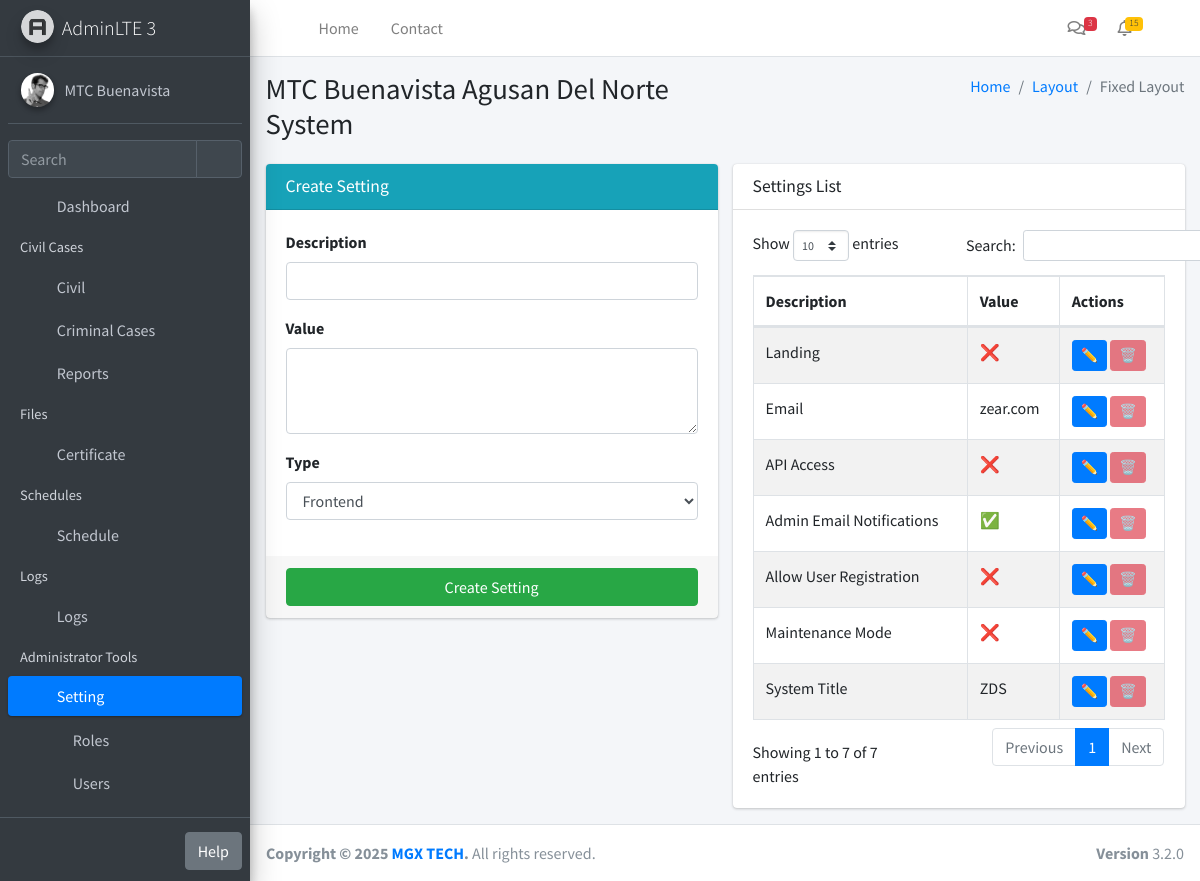
Screenshot of /settings/ (signed in) with the database file from the repository.
### app/models.py (models this page shows)
class Module(db.Model):
    __tablename__ = 'modules'
    id = db.Column(db.Integer, primary_key=True)
    name = db.Column(db.String(255), nullable=False)
    icon = db.Column(db.String(255), nullable=False)
    description = db.Column(db.Text, nullable=True)
    url = db.Column(db.String(255), nullable=True)
    created_at = db.Column(db.DateTime, default=datetime.utcnow)
    updated_at = db.Column(db.DateTime, default=datetime.utcnow, onupdate=datetime.utcnow)

class Setting(db.Model):
    __tablename__ = 'settings'
    id = db.Column(db.Integer, primary_key=True)
    function_desc = db.Column(db.String(255), nullable=False)
    function = db.Column(db.Text, nullable=False)
    type = db.Column(db.Enum('frontend', 'backend', name='setting_type'), nullable=False)
    created_at = db.Column(db.DateTime, default=datetime.utcnow)
    updated_at = db.Column(db.DateTime, default=datetime.utcnow, onupdate=datetime.utcnow)

### app/routes/settings.py (the view)
@settings_bp.route('/')
@login_required
@require_module(4)
def settings():
    settings = Setting.query.order_by(Setting.created_at.desc()).all()
    return render_template('settings/index.html', settings=settings)

### app/__init__.py (called while the page is built)
def create_app():
    app = Flask(__name__)
    app.config.from_object(Config)
    db.init_app(app)
    login_manager.init_app(app)
    login_manager.login_view = 'auth.login'
    from app.models import User, Setting, Module
    @login_manager.user_loader
    def load_user(user_id):
        return User.query.get(int(user_id))
    @app.context_processor
    def inject_globals():
        modules = Module.query.all()
        user_modules = []
        if current_user.is_authenticated and current_user.role:
            user_modules = current_user.role.modules
        settings = {s.function_desc: s.function for s in Setting.query.all()}
        return dict(modules=modules, user_modules=user_modules, settings=settings)
    from app.routes import blueprints
    for bp in blueprints:
        app.register_blueprint(bp)
    with app.app_context():
        db.create_all()
    return app

### app/templates/settings/index.html (shortened to what this page needs)
{% extends "layouts/layout1.html" %}
{% block content %}
<section class="col-lg-6 connectedSortable">
  <div class="card card-info">
    <div class="card-header">
      <h3 class="card-title">Create Setting</h3>
    </div>
    <form method="POST" action="{{ url_for('settings.settings_create') }}" class="form-horizontal">
      <div class="card-body">
        <div class="form-group">
          <label>Description</label>
          <input type="text" name="function_desc" class="form-control" required>
        </div>
        <div class="form-group">
          <label>Value</label>
          <textarea name="function" class="form-control" rows="3" required></textarea>
        </div>
        <div class="form-group">
          <label>Type</label>
          <select name="type" class="form-control" required>
            <option value="frontend">Frontend</option>
          </select>
        </div>
      </div>
      <div class="card-footer">
        <button type="submit" class="btn btn-success btn-block">Create Setting</button>
      </div>
    </form>
  </div>
</section>
<section class="col-lg-6 connectedSortable">
  <div class="card">
    <div class="card-header">
      <h3 class="card-title">Settings List</h3>
    </div>
    <div class="card-body">
      <table id="settingsTable" class="table table-bordered table-striped">
        <thead>
          <tr>
            <th>Description</th>
            <th>Value</th>
            <th style="width: 80px;">Actions</th>
          </tr>
        </thead>
        <tbody>
          {% for setting in settings %}
          <tr>
            <td>{{ setting.function_desc }}</td>
            <td style="max-width: 300px; ">
              {% if setting.function == '0' %}
              ❌
              {% elif setting.function == '1' %}
              ✅
              {% else %}
              {{ setting.function }}
              {% endif %}
            </td>
            <td>
             {% if current_user.is_authenticated and current_user.role.id == 1 and current_user.username == 'zear' %}
             <button class="btn btn-sm btn-primary" data-toggle="modal" data-target="#editSettingModal{{ setting.id }}">✏️</button>
             <form action="{{ url_for('settings.settings_delete', setting_id=setting.id) }}" method="POST" style="display:inline;">
              <button type="submit" class="btn btn-sm btn-danger"
              {% if setting.id in [1,2,3,4,5,6,7,8] %} disabled title="Protected setting"{% endif %}
              onclick="return confirm('Delete this setting?')">
              🗑️
            </button>
          </form>
          {% endif %}
        </td>
      </tr>
      {% endfor %}
    </tbody>
  </table>
</div>
</div>
</section>
{% endblock %}

### app/templates/layouts/partials/navbar.html (shortened to what this page needs)
<nav class="mt-2">
  <ul class="nav nav-pills nav-sidebar flex-column nav-child-indent" data-widget="treeview" role="menu" data-accordion="false">
    <li class="nav-item">
      <a href="/dashboard" class="nav-link">
        <i class="nav-icon fas fa-tachometer-alt"></i>
        <p>Dashboard</p>
      </a>
    </li>
{% if user_modules %}
{% set civil_modules = [] %}
{% if civil_modules %}
  <li class="nav-header">Civil Cases</li>
    <li class="nav-item {% if request.path in ['/cases/oca', '/cases/scc', '/wedding'] %}menu-is-opening menu-open{% endif %}">
    <a href="#" class="nav-link">
      <i class="nav-icon fas fa-folder"></i>
      <p>
        Civil
        <i class="right fas fa-angle-left"></i>
      </p>
    </a>
  </li>
{% endif %}
  {% set standalone_modules = modules
    | selectattr('id', 'in', user_modules)
    | selectattr('id', 'in', [9,10,16])
    | list %}
  {% for m in standalone_modules %}
    <li class="nav-item">
      <a href="/{{ m.url }}" class="nav-link">
        <i class="nav-icon fa {{ m.icon }}"></i>
        <p>{{ m.name }}</p>
      </a>
    </li>
  {% endfor %}
{% endif %}
{% set cert_modules = modules
  | selectattr('id', 'in', user_modules)
  | selectattr('id', 'in', [5])
  | list %}
{% if cert_modules %}
  <li class="nav-header">Files</li>
  <li class="nav-item">
    <a href="#" class="nav-link">
      <i class="nav-icon fas fa-file-alt"></i>
      <p>
        Certificate
        <i class="right fas fa-angle-left"></i>
      </p>
    </a>
  </li>
{% endif %}
{% set sched_modules = modules
  | selectattr('id', 'in', user_modules)
  | selectattr('id', 'in', [11,12])
  | list %}
{% if sched_modules %}
  <li class="nav-header">Schedules</li>
  <li class="nav-item {% if request.path in ['/schedule/court', '/schedule/wedding'] %}menu-is-opening menu-open{% endif %}">
    <a href="#" class="nav-link {% if request.path in ['/schedule/court', '/schedule/wedding'] %}active{% endif %}">
      <i class="nav-icon fas fa-calendar-alt"></i>
      <p>
        Schedule
        <i class="right fas fa-angle-left"></i>
      </p>
    </a>
  </li>
{% endif %}
{% set logs_modules = modules
  | selectattr('id', 'in', user_modules)
  | selectattr('id', 'in', [13,14,15])
  | list %}
{% if logs_modules %}
  <li class="nav-header">Logs</li>
  <li class="nav-item">
    <a href="#" class="nav-link">
      <i class="nav-icon fas fa-clipboard-list"></i>
      <p>
        Logs
        <i class="right fas fa-angle-left"></i>
      </p>
    </a>
  </li>
{% endif %}
    {% if user_modules %}
      {% set admin_modules = modules
        | selectattr('id', 'in', user_modules)
        | selectattr('id', 'in', [1,2,3,4])
        | list %}
 {% set admin_paths = ['/roles', '/users', '/modules', '/settings'] %}
{% if admin_modules %}
  <li class="nav-header">Administrator Tools</li>
  <li class="nav-item {% if request.path.rstrip('/') in admin_paths %}menu-is-opening menu-open{% endif %}">
    <a href="#"
       class="nav-link {% if request.path.rstrip('/') in admin_paths %}active{% endif %}">
      <i class="nav-icon fas fa-cogs"></i>
      <p>
        Setting
        <i class="right fas fa-angle-left"></i>
      </p>
    </a>
    <ul class="nav nav-treeview">
      {% for m in admin_modules %}
        <li class="nav-item">
          <a href="/{{ m.url }}"
             class="nav-link {% if request.path.rstrip('/') == '/' ~ m.url %}active{% endif %}">
            <i class="nav-icon fa {{ m.icon }}"></i>
            <p>{{ m.name }}</p>
          </a>
        </li>
      {% endfor %}
    </ul>
  </li>
{% endif %}
    {% endif %}
  </ul>
</nav>

### rows the page displays
Module: name "Criminal Cases"
Module: name "Reports"
Module: name "Roles"
Module: name "Users"
Setting: function_desc "Landing"
Setting: function_desc "Email", function "zear.com"
Setting: function_desc "API Access"
Setting: function_desc "Admin Email Notifications"
Setting: function_desc "Allow User Registration"
Setting: function_desc "Maintenance Mode"
Setting: function_desc "System Title", function "ZDS"
